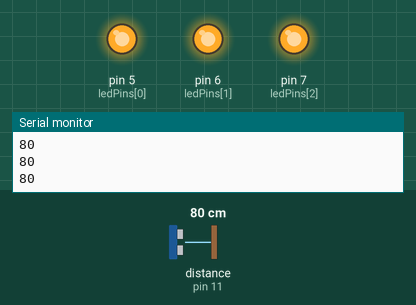
This sketch was run on a simulated Arduino Uno, built with avr-gcc and run on an emulated ATmega328P. Parts: output pins drawn as LEDs (lit = HIGH), the last lines printed to the serial monitor. Wiring (inferred from the names in the program): ultrasonic range finder: trigger pin 10; echo pin 11. The inputs (shaded band) are chosen by the test bench; at power-on: distance to the obstacle (sensor on pin 11) 80 cm. The echo pulse lasts 58.3 µs per cm; pins used as bus, display or sensor lines are not drawn.

Above: at 1.3 s.
1.4 s: distance to the obstacle (sensor on pin 11) set to 56 cm
2.9 s: distance to the obstacle (sensor on pin 11) set to 47 cm
At 4.2 s:
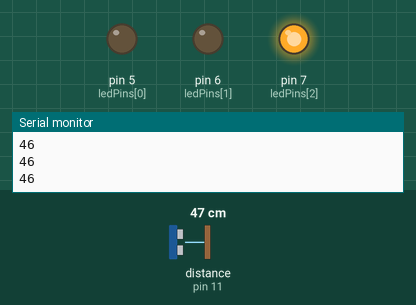
4.5 s: distance to the obstacle (sensor on pin 11) set to 37 cm
6.0 s: distance to the obstacle (sensor on pin 11) set to 32 cm
At 7.2 s:
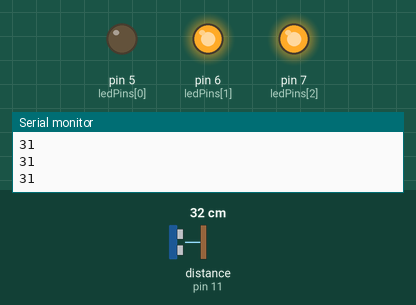
7.5 s: distance to the obstacle (sensor on pin 11) set to 19 cm
9.0 s: distance to the obstacle (sensor on pin 11) set to 16 cm
At 10.1 s:
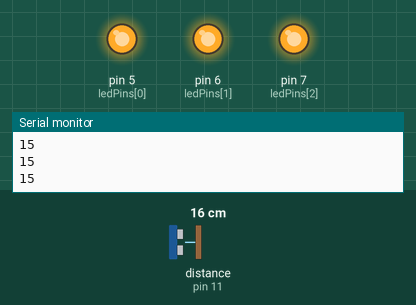
Timing chart, 0 to 11.5 s (numbered marks = the images above; inputs shaded):
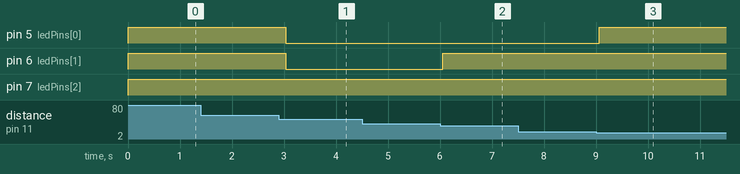

The sketch:

czujnik.ino
```cpp
// (licence header left out)
#define BAUDRATE 9600

#define TRIG_PIN 10
#define ECHO_PIN 11

int ledPins[] = { 5, 6, 7 };
int ledCount = 3;
int ledLevel = 0;

void setup() {

    /* Initialize*/
    pinMode(TRIG_PIN, OUTPUT);
    pinMode(ECHO_PIN, INPUT);

    /* Initialize serial communications */
    Serial.begin(BAUDRATE);

    /* Initialize LED pins */
    for (int thisLed = 0; thisLed < ledCount; thisLed++) {
        pinMode(ledPins[thisLed], OUTPUT);
        digitalWrite(ledPins[thisLed], LOW);
    }
}

void loop() {
    range(20, 50);
    delay(500);
}

int getDistance() {
    long pulseTime, distance;

    /* sensor procedure */
    digitalWrite(TRIG_PIN, LOW);
    delayMicroseconds(2);
    digitalWrite(TRIG_PIN, HIGH);
    delayMicroseconds(10);
    digitalWrite(TRIG_PIN, LOW);

    /* getting the pulse */
    pulseTime = pulseIn(ECHO_PIN, HIGH);

    /* calculating the distance */
    distance = pulseTime / 58;
    Serial.println(distance);
    return distance;
}

void range(int min_range, int max_range) {
    int range = getDistance();

    lightUpLed(range);

}

void lightUpLed(int range){

    if(range<50){
        ledLevel = map(range, 0, 50, 0, ledCount);
    }
    else{
        ledLevel = 0;
    }


    // loop over the LED array:
    for (int thisLed = 0; thisLed <= ledCount; thisLed++) {
        // if the array element's index is less than ledLevel,
        // turn the pin for this element on:
        if (thisLed >= ledLevel) {
            digitalWrite(ledPins[thisLed], HIGH);
        }
        // turn off all pins higher than the ledLevel:
        else {
            digitalWrite(ledPins[thisLed], LOW);
        }
    }
}
```

Measured:
- the behaviour switches between 51 and 50 cm on distance to the obstacle (sensor on pin 11) (found by bisection; images 0 and 1)
- the behaviour switches between 35 and 34 cm on distance to the obstacle (sensor on pin 11) (found by bisection; images 1 and 2)
- the behaviour switches between 18 and 17 cm on distance to the obstacle (sensor on pin 11) (found by bisection; images 2 and 3)
- after the input at 2.9 s, pin 5 (ledPins[0]), pin 6 (ledPins[1]): HIGH → LOW after 0.13 s
- after the input at 6.0 s, pin 6 (ledPins[1]): LOW → HIGH after 0.05 s
- after the input at 9.0 s, pin 5 (ledPins[0]): LOW → HIGH after 0.06 s
